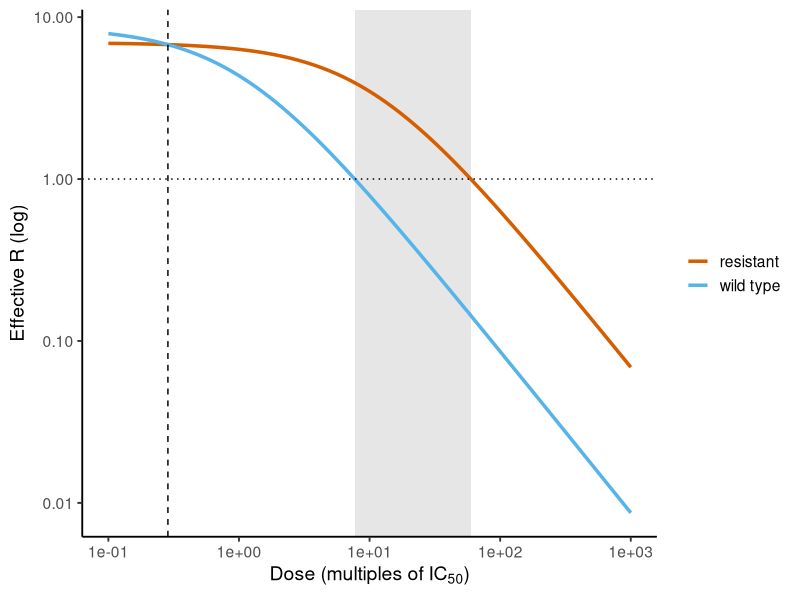
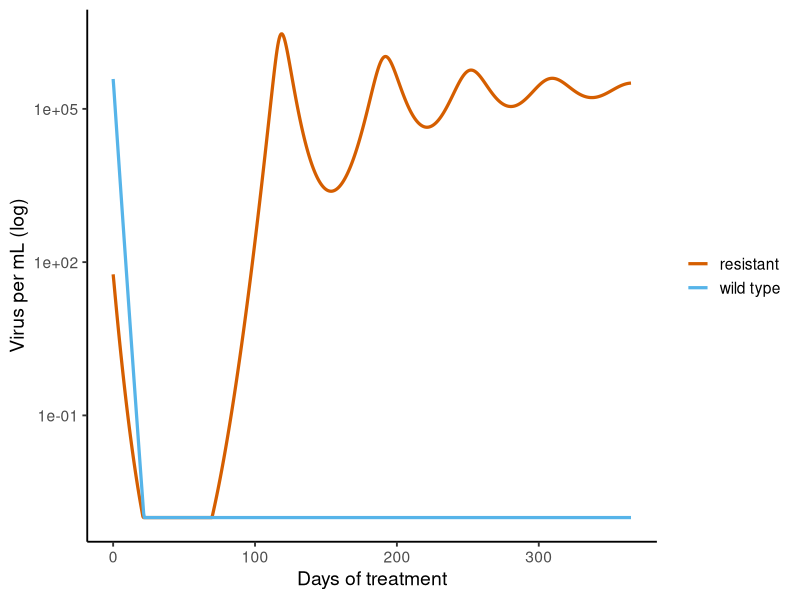
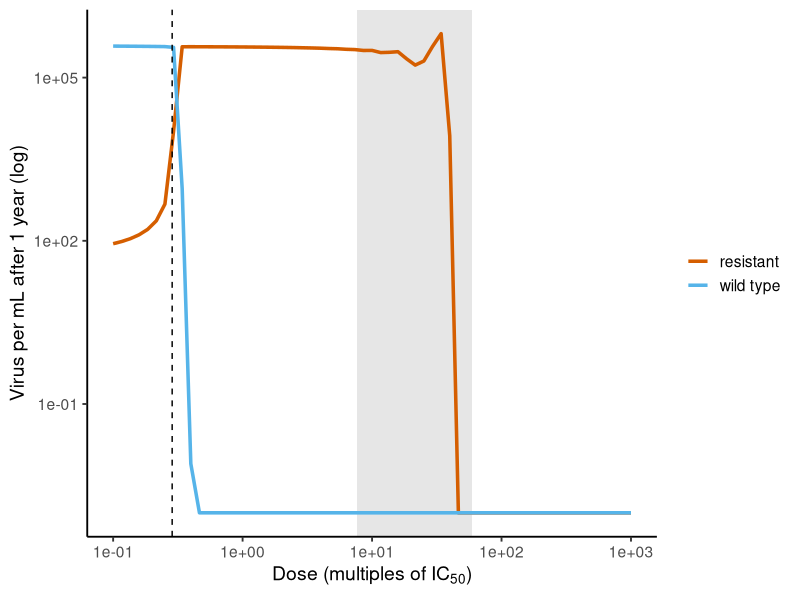

Generate these figures, in order, with R:
## ---- chunk 1
#| label: setup
library(deSolve)
library(ggplot2)
library(tidyr)
theme_set(theme_classic(base_size = 14))
## ---- chunk 2
#| label: model
wh <- function(t, x, p) {
  with(as.list(c(x, p)), {
    eW <- D / (D + IC50)
    eM <- D / (D + rho * IC50)
    infW <- (1 - eW) * beta * T * VW
    infM <- (1 - eM) * (1 - kappa) * beta * T * VM
    dT  <- lambda - d * T - infW - infM
    dIW <- (1 - u) * infW - delta * IW
    dIM <- u * infW + infM - delta * IM
    dVW <- p * IW - c * VW
    dVM <- p * IM - c * VM
    list(c(dT, dIW, dIM, dVW, dVM))
  })
}

# Illustrative HIV-like values (per mL, per day), in the range reviewed by Perelson (2002)
pars <- c(lambda = 1e4, d = 0.01, beta = 2e-7, delta = 1, p = 1000, c = 23,
          kappa = 0.2, rho = 10, u = 3e-5, IC50 = 1, D = 0)
R0  <- with(as.list(pars), beta * lambda * p / (d * delta * c))
R0M <- (1 - pars[["kappa"]]) * R0
c(R0_wildtype = R0, R0_mutant = R0M)
## ---- chunk 3
#| label: pretreatment
x0  <- c(T = 1e6, IW = 0, IM = 0, VW = 1e-3, VM = 0)
pre <- ode(x0, seq(0, 1000, 1), wh, pars)
eq  <- pre[nrow(pre), -1]
signif(eq, 3)
## ---- chunk 4
#| label: fig-reff
#| fig-cap: "Effective reproduction numbers under treatment. Resistance is favoured above D_x; the classical selection window (shaded) lies between D_W and D_M."
IC50 <- pars[["IC50"]]; rho <- pars[["rho"]]; kappa <- pars[["kappa"]]
Dx <- rho * kappa / (rho * (1 - kappa) - 1) * IC50
DW <- (R0 - 1) * IC50
DM <- rho * (R0M - 1) * IC50
round(c(D_x = Dx, D_W = DW, D_M = DM), 2)

doses <- 10^seq(-1, 3, length.out = 200)
reff  <- rbind(data.frame(dose = doses, R = R0 * IC50 / (doses + IC50), virus = "wild type"),
               data.frame(dose = doses, R = R0M * rho * IC50 / (doses + rho * IC50), virus = "resistant"))
ggplot(reff, aes(dose, R, colour = virus)) +
  annotate("rect", xmin = DW, xmax = DM, ymin = 0, ymax = Inf, alpha = 0.15) +
  geom_line(linewidth = 1.2) +
  geom_hline(yintercept = 1, linetype = "dotted") +
  geom_vline(xintercept = Dx, linetype = "dashed") +
  scale_x_log10() + scale_y_log10() +
  scale_colour_manual(values = c(`wild type` = "#56B4E9", resistant = "#D55E00")) +
  labs(x = expression("Dose (multiples of " * IC[50] * ")"),
       y = "Effective R (log)", colour = NULL)
## ---- chunk 5
#| label: fig-timecourse
#| fig-cap: "Treatment at 20 × IC50, inside the window. Both strains crash at first because target cells are depleted when treatment starts. Then the resistant strain rebounds as target cells recover. Values below 10^-3 are drawn at 10^-3."
treat <- function(D, days = 365) {
  as.data.frame(ode(eq, seq(0, days, 0.5), wh, replace(pars, "D", D)))
}
tc   <- treat(D = 20)
long <- pivot_longer(tc[, c("time", "VW", "VM")], -time, names_to = "virus", values_to = "V")
ggplot(long, aes(time, pmax(V, 1e-3), colour = virus)) +
  geom_line(linewidth = 1.1) +
  scale_y_log10() +
  scale_colour_manual(values = c(VW = "#56B4E9", VM = "#D55E00"),
                      labels = c(VM = "resistant", VW = "wild type")) +
  labs(x = "Days of treatment", y = "Virus per mL (log)", colour = NULL)
## ---- chunk 6
#| label: dose-scan
scan <- do.call(rbind, lapply(10^seq(-1, 3, length.out = 61), function(D) {
  last <- tail(treat(D), 1)
  data.frame(dose = D, virus = c("wild type", "resistant"), V = c(last$VW, last$VM))
}))
## ---- chunk 7
#| label: fig-window
#| fig-cap: "Viral load after one year of treatment. Resistance takes over from D_x (dashed) up to roughly D_M. Near D_M the mutant grows so slowly that it has not yet rebounded after one year. Values below 10^-3 are drawn at 10^-3."
ggplot(scan, aes(dose, pmax(V, 1e-3), colour = virus)) +
  annotate("rect", xmin = DW, xmax = DM, ymin = 0, ymax = Inf, alpha = 0.15) +
  geom_line(linewidth = 1.2) +
  geom_vline(xintercept = Dx, linetype = "dashed") +
  scale_x_log10() + scale_y_log10() +
  scale_colour_manual(values = c(`wild type` = "#56B4E9", resistant = "#D55E00")) +
  labs(x = expression("Dose (multiples of " * IC[50] * ")"),
       y = "Virus per mL after 1 year (log)", colour = NULL)
